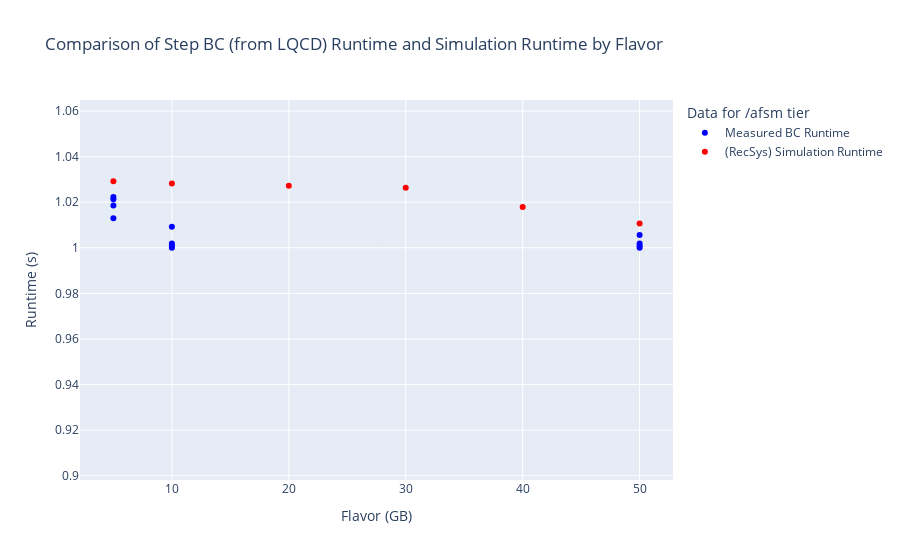

Notebook source saved alongside this figure:
### Markdown cell above
### AFSM

### Code cell
import plotly.graph_objects as go

csv_data = """
Flavor,Step BC Runtime (s)
50,1081
50,1080
50,1082
50,1086
10,1080
10,1082
10,1081
10,1090
5,1094
5,1100
5,1103
5,1104
"""

# Update the second dataset with the new values
csv_data_2_updated = """
Flavor,Simulation Runtime (s)
5, 1111.488245358421
10, 1110.4815620275876
20, 1109.4219405421711
30, 1108.395851532083
40, 1099.34913088375
50, 1091.44435831375
"""

# Re-convert the updated CSV data for the simulation runtime to ensure it's in the correct format
data_1 = pd.read_csv(StringIO(csv_data), skipinitialspace=True)
data_2_updated = pd.read_csv(StringIO(csv_data_2_updated), skipinitialspace=True)

# Creating the Plotly figure
fig = go.Figure()

ref_value = 1080 #1 or 1080
# Adding the Step BC Runtime scatter plot
fig.add_trace(go.Scatter(x=data_1['Flavor'], y=data_1['Step BC Runtime (s)']/ref_value,
                         mode='markers', name='Measured BC Runtime',
                         marker=dict(color='blue')))

# Adding the Simulation Runtime scatter plot with updated values
fig.add_trace(go.Scatter(x=data_2_updated['Flavor'], 
                         y=data_2_updated['Simulation Runtime (s)']/ref_value,
                         mode='markers', name='(RecSys) Simulation Runtime',
                         marker=dict(color='red')))

# Updating layout with titles, labels, and setting y-axis range
fig.update_layout(title='Comparison of Step BC (from LQCD) Runtime and Simulation Runtime by Flavor',
                  xaxis_title='Flavor (GB)',
                  yaxis_title='Runtime (s)',   
                  yaxis=dict(range=[970/ref_value, 1150/ref_value]),  # Setting the span of y-axis
                  legend_title="Data for /afsm tier")

fig.show()

### Figure 1 — Plotly figure (JSON) as saved in the notebook; plotly's stock layout.template omitted (floating-point values rounded to 4 significant figures)
{"data": [{"marker": {"color": "blue"}, "mode": "markers", "name": "Measured BC Runtime", "type": "scatter", "x": [50, 50, 50, 50, 10, 10, 10, 10, 5, 5, 5, 5], "y": [1.001, 1, 1.002, 1.006, 1, 1.002, 1.001, 1.009, 1.013, 1.019, 1.021, 1.022]}, {"marker": {"color": "red"}, "mode": "markers", "name": "(RecSys) Simulation Runtime", "type": "scatter", "x": [5, 10, 20, 30, 40, 50], "y": [1.029, 1.028, 1.027, 1.026, 1.018, 1.011]}], "layout": {"legend": {"title": {"text": "Data for /afsm tier"}}, "title": {"text": "Comparison of Step BC (from LQCD) Runtime and Simulation Runtime by Flavor"}, "xaxis": {"title": {"text": "Flavor (GB)"}}, "yaxis": {"range": [0.8981, 1.065], "title": {"text": "Runtime (s)"}}}}
